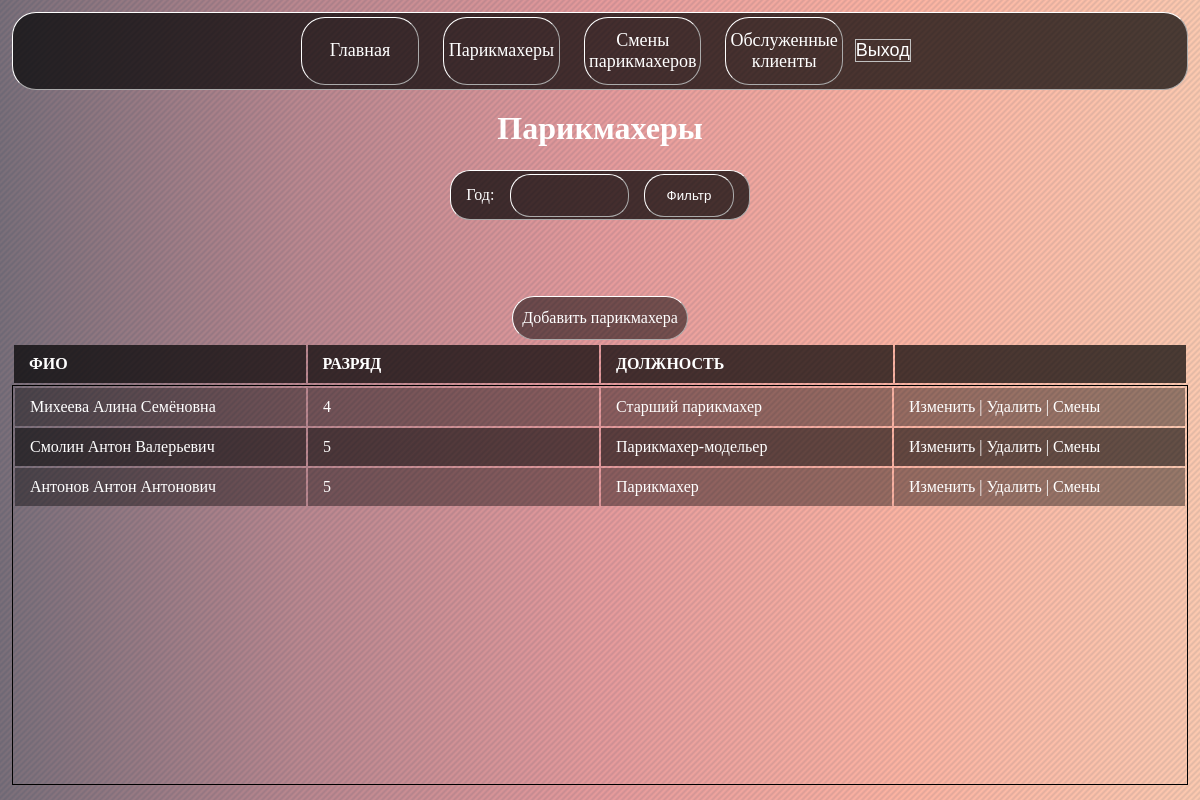
Page /barbers/ (signed in) on the committed database.
### app/models.py (models this page shows, shortened)
class Barber(models.Model):
    fio = models.CharField(max_length=200)
    rank = models.IntegerField(validators=[MinValueValidator(3), MaxValueValidator(6)])
    position=models.CharField(max_length=100)

### app/views.py (the view, shortened to what this page needs)
# urls.py: path("", views.barbers,name='barbers'),
@login_required
def barbers(request):
    year = request.GET.get('year')  # Получаем год из параметров запроса
    barbers = Barber.objects.all()
    most_shifts_barber = None
    error_message = None
    return render(request, 'barbers.html', {'barbers': barbers, 'most_shifts_barber': most_shifts_barber, 'year': year, 'error_message': error_message})

### app/templates/barbers.html (shortened to what this page needs)
{% extends "page.html" %}
{% block header %}Парикмахеры{% endblock header %}
{% block main %}
    {% if user.is_authenticated and user.is_superuser %}
        <form method="GET" class="filtr" action="{% url 'barbers' %}">
            <label for="year">Год:</label>
            <input class="filtr_input" type="number" id="year" name="year" min="1900" max="2023" step="1">
            <button class="filtr_but" type="submit">Фильтр</button>
        </form>
        <div class="filtr_result">
        </div>
        <a class="addBut" href="{% url 'barber_create' %}">Добавить парикмахера</a>
    {% endif %}
    <div class="scroll-table">
        <table>
            <thead>
                <tr>
                    <th>ФИО</th>
                    <th>Разряд</th>
                    <th>Должность</th>
                    {% if user.is_authenticated and user.is_superuser %}
                        <th></th>
                    {% endif %}
                </tr>
            </thead>
        </table>
        <div class="scroll-table-body">
            <table>
                <tbody>
                    {% for barber in barbers %}
                        <tr>
                            <td>{{barber.fio}}</td>
                            <td>{{barber.rank}}</td>
                            <td>{{barber.position}}</td>
                            {% if user.is_authenticated and user.is_superuser %}
                                <td>
                                    <a href="{% url 'barber_update' barber.id %}">Изменить</a>
                                    <span> | </span>
                                    <a href="{% url 'barber_delete' barber.id %}">Удалить</a>
                                    <span> | </span>
                                    <a href="{% url 'barber_shifts' barber.id %}">Смены</a>
                                </td>
                            {% endif %}
                        </tr>
                    {% endfor %}
                </tbody>
            </table>
        </div>
    </div>
{% endblock main %}

### app/static/styles.css (style rules this page uses)
* { margin:0; padding:0; text-decoration:none; box-sizing:border-box; color:rgb(255, 255, 255); text-align: center; }
html { display:block; height:100%; width:100%; }
body { display:flex; flex-direction: column; justify-content:flex-start; height:100%; width:100%; background-color: #6d6875; background-image: linear-gradient(135deg, rgba(109,104,117, 0.2) 0%, rgba(255,180,162, 0.1) 25%, rgba(109,104,117, 0.2) 50%, rgba(255,180,162, 0.1) 75%, rgba(109,104,117, 0.2) 100%), linear-gradient(90deg, #6d6875, #b5838d, #e5989b, #ffb4a2, #ffcdb2); background-size: 6px 6px, 100%; padding: 1vw; }
.addBut { display: flex; justify-content:center; align-items: center; height:7%; width:15%; background: rgba(0,0,0,0.5); border-radius: 2vw; border:0.1vw outset #fff; padding: 5px; transition: 0.3s; }
.scroll-table-body { height: 400px; overflow-x: auto; border: 1px solid #000; }
.scroll-table table { width:100%; table-layout: fixed; }
.scroll-table thead th { font-weight: bold; text-align: left; border: none; padding: 10px 15px; background: rgba(0,0,0,0.7); text-transform: uppercase; }
.scroll-table tbody td { text-align: left; padding: 10px 15px; }
.scroll-table tbody tr:nth-child(even) { background: rgba(0,0,0,0.6); }
.scroll-table tbody tr:nth-child(odd) { background: rgba(0,0,0,0.4); }
.filtr { display:flex; align-items:center; justify-content:space-evenly; height:50px; width:300px; border:0.15vw outset #ffffff; background: rgba(0,0,0,0.7); border-radius:20px; }
.filtr_input { display:flex; align-items:center; justify-content:center; height:90%; width:40%; background: rgba(0,0,0,0); border-radius:20px; border:0.1vw outset #ffffff; }
.filtr_but { display:flex; align-items:center; justify-content:center; height:90%; width: 30%; background: rgba(0,0,0,0); border-radius:20px; border:0.1vw outset #ffffff; }
.filtr_result { display:flex; align-items:center; justify-content:center; height:70px; width:80%; }

### rows in the picture
Barber: fio "Михеева Алина Семёновна", rank "4", position "Старший парикмахер"
Barber: fio "Смолин Антон Валерьевич", rank "5", position "Парикмахер-модельер"
Barber: fio "Антонов Антон Антонович", rank "5", position "Парикмахер"
